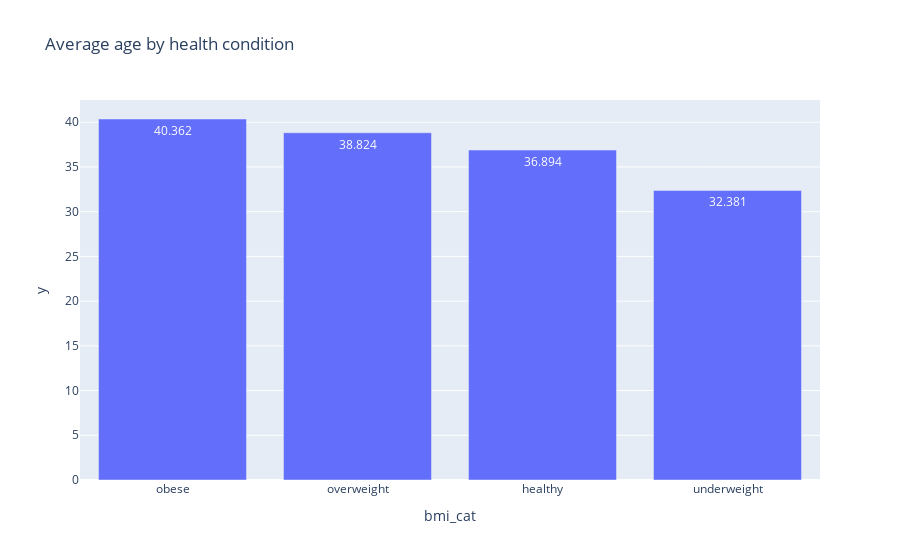

This figure's notebook cell:
### Markdown cell above
ANSWER: From the box graph we can see that the largest number of people who spend on health insurance are those with an Obese health status, this segment representing 53% of the total.

### Code cell
px.bar(avg_age_by_bmi_cat, x=avg_age_by_bmi_cat.index, y=avg_age_by_bmi_cat, text_auto='.3f', title="Average age by health condition")

### Figure 1 — Plotly figure (JSON) as saved in the notebook; plotly's stock layout.template omitted (floating-point values rounded to 4 significant figures)
{"data": [{"alignmentgroup": "True", "hovertemplate": "bmi_cat=%{x}<br>y=%{y}<extra></extra>", "legendgroup": "", "marker": {"color": "#636efa", "pattern": {"shape": ""}}, "name": "", "offsetgroup": "", "orientation": "v", "showlegend": false, "textposition": "auto", "texttemplate": "%{y:.3f}", "type": "bar", "x": ["obese", "overweight", "healthy", "underweight"], "xaxis": "x", "y": [40.36, 38.82, 36.89, 32.38], "yaxis": "y"}], "layout": {"barmode": "relative", "legend": {"tracegroupgap": 0}, "title": {"text": "Average age by health condition"}, "xaxis": {"anchor": "y", "domain": [0, 1], "title": {"text": "bmi_cat"}}, "yaxis": {"anchor": "x", "domain": [0, 1], "title": {"text": "y"}}}}
